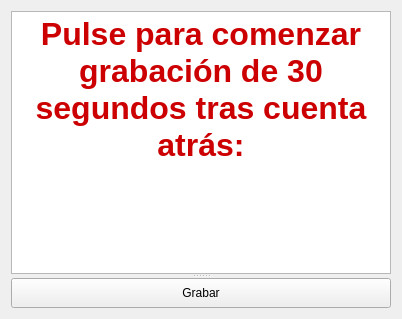
<?xml version="1.0" encoding="UTF-8"?>
<ui version="4.0">
 <class>MainWindow</class>
 <widget class="QMainWindow" name="MainWindow">
  <property name="geometry">
   <rect>
    <x>0</x>
    <y>0</y>
    <width>402</width>
    <height>319</height>
   </rect>
  </property>
  <property name="windowTitle">
   <string>MainWindow</string>
  </property>
  <widget class="QWidget" name="centralWidget">
   <layout class="QVBoxLayout" name="verticalLayout">
    <item>
     <widget class="QSplitter" name="splitter">
      <property name="orientation">
       <enum>Qt::Vertical</enum>
      </property>
      <widget class="QTextBrowser" name="textBrowser">
       <property name="html">
        <string>&lt;!DOCTYPE HTML PUBLIC &quot;-//W3C//DTD HTML 4.0//EN&quot; &quot;http://www.w3.org/TR/REC-html40/strict.dtd&quot;&gt;
&lt;html&gt;&lt;head&gt;&lt;meta name=&quot;qrichtext&quot; content=&quot;1&quot; /&gt;&lt;style type=&quot;text/css&quot;&gt;
p, li { white-space: pre-wrap; }
&lt;/style&gt;&lt;/head&gt;&lt;body style=&quot; font-family:'Cantarell'; font-size:11pt; font-weight:400; font-style:normal;&quot;&gt;
&lt;p align=&quot;center&quot; style=&quot; margin-top:0px; margin-bottom:0px; margin-left:0px; margin-right:0px; -qt-block-indent:0; text-indent:0px;&quot;&gt;&lt;span style=&quot; font-size:24pt; font-weight:600; color:#cc0000;&quot;&gt;Pulse para comenzar grabación de 30 segundos tras cuenta atrás:&lt;/span&gt;&lt;/p&gt;&lt;/body&gt;&lt;/html&gt;</string>
       </property>
      </widget>
      <widget class="QPushButton" name="pushButton">
       <property name="text">
        <string>Grabar</string>
       </property>
      </widget>
     </widget>
    </item>
   </layout>
  </widget>
 </widget>
 <layoutdefault spacing="6" margin="11"/>
 <resources/>
 <connections/>
</ui>
